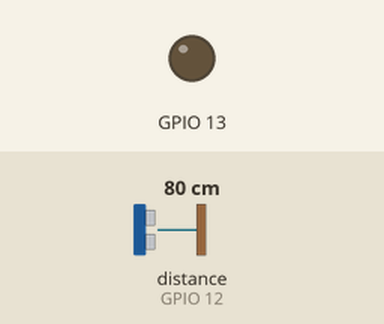
The sketch below on a simulated ESP8266 (NodeMCU). Parts: output pins drawn as LEDs (lit = HIGH). Wiring (inferred from the names in the program): ultrasonic range finder: trigger GPIO 14; echo GPIO 12. Inputs (shaded band) come from the test bench; at power-on: distance to the obstacle (sensor on GPIO 12) 80 cm. The echo pulse lasts 58.3 µs per cm; WiFi joins after 1.5 s; servers stay silent unless stated; pins used as bus, display or sensor lines are not drawn; what the sketch prints to the serial monitor is not drawn.

Above: at 2.7 s.
2.8 s: distance to the obstacle (sensor on GPIO 12) set to 22 cm
5.0 s: distance to the obstacle (sensor on GPIO 12) set to 19 cm
At 6.5 s:
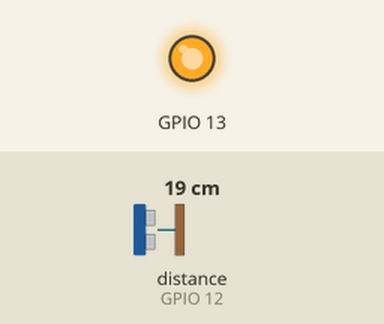
Timing chart, 0 to 13.5 s (numbered marks = the images above; inputs shaded):
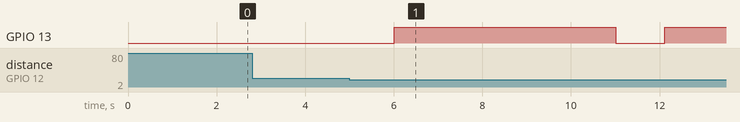

Measured:
- the behaviour switches between 21 and 20 cm on distance to the obstacle (sensor on GPIO 12) (found by bisection; images 0 and 1)
- after the input at 2.8 s, every drawn part: stays the same
- after the input at 5.0 s, GPIO 13: LOW → HIGH after 1.0 s, → LOW 5.0 s later, → HIGH 1.1 s later

The sketch:

Fix_terbaru_corona.ino
```cpp
#include <ESP8266WiFi.h>
#include <ESP8266mDNS.h>
#include <WiFiUdp.h>
#include <ArduinoOTA.h>


#ifndef STASSID
#define STASSID "KODETANI"
#define STAPSK  "12345678"
#endif

#define trigPin 14
#define echoPin 12

// Define variables:
long duration;
int distance;
const char* ssid = STASSID;
const char* password = STAPSK;
int count=0;

void setup() {
  Serial.begin(115200);
  Serial.println("Booting");
  WiFi.mode(WIFI_STA);
  WiFi.begin(ssid, password);
while (WiFi.waitForConnectResult() != WL_CONNECTED) {
Serial.println("Connection Failed! Rebooting...");
delay(50);
count++;
if (count>=2){
  break;
}
}

  ArduinoOTA.onStart([]() {
    String type;
    if (ArduinoOTA.getCommand() == U_FLASH) {
      type = "sketch";
    } else { // U_FS
      type = "filesystem";
    }

   // NOTE: if updating FS this would be the place to unmount FS using FS.end()
    Serial.println("Start updating " + type);
  });
  ArduinoOTA.onEnd([]() {
    Serial.println("\nEnd");
  });
  ArduinoOTA.onProgress([](unsigned int progress, unsigned int total) {
    Serial.printf("Progress: %u%%\r", (progress / (total / 100)));
  });
  ArduinoOTA.onError([](ota_error_t error) {
    Serial.printf("Error[%u]: ", error);
    if (error == OTA_AUTH_ERROR) {
      Serial.println("Auth Failed");
    } else if (error == OTA_BEGIN_ERROR) {
      Serial.println("Begin Failed");
    } else if (error == OTA_CONNECT_ERROR) {
      Serial.println("Connect Failed");
    } else if (error == OTA_RECEIVE_ERROR) {
      Serial.println("Receive Failed");
    } else if (error == OTA_END_ERROR) {
      Serial.println("End Failed");
    }
  });
  ArduinoOTA.begin();
  Serial.println("Ready");
  Serial.print("IP address: ");
  Serial.println(WiFi.localIP());


  // Define inputs and outputs:
  pinMode(trigPin, OUTPUT);
  pinMode(echoPin, INPUT);
  pinMode(13, OUTPUT);


}

void loop() {
  if(WiFi.status() == WL_CONNECTED){
    ArduinoOTA.handle();
  }

  // Clear the trigPin by setting it LOW:
  digitalWrite(trigPin, LOW);
  delayMicroseconds(5);

  // Trigger the sensor by setting the trigPin high for 10 microseconds:
  digitalWrite(trigPin, HIGH);
  delayMicroseconds(10);
  digitalWrite(trigPin, LOW);

  // Read the echoPin, pulseIn() returns the duration (length of the pulse) in microseconds:
  duration = pulseIn(echoPin, HIGH);
  // Calculate the distance:
  distance= duration/29/2;

  // Print the distance on the Serial Monitor (Ctrl+Shift+M):
//  Serial.print("Distance = ");
//  Serial.print(distance);
//  Serial.println(" cm");

  if( distance <= 20){
    delay(1000);
    digitalWrite(13, HIGH);
    delay(5000);
    digitalWrite(13, LOW);
  }
  else{
    digitalWrite(13, LOW);
  }
  delay(100);

}
```
